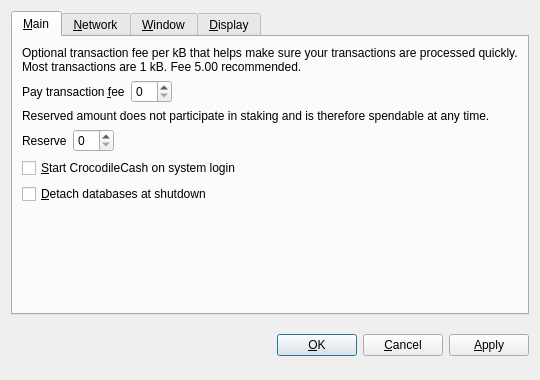
<?xml version="1.0" encoding="UTF-8"?>
<ui version="4.0">
 <class>OptionsDialog</class>
 <widget class="QDialog" name="OptionsDialog">
  <property name="geometry">
   <rect>
    <x>0</x>
    <y>0</y>
    <width>540</width>
    <height>380</height>
   </rect>
  </property>
  <property name="windowTitle">
   <string>Options</string>
  </property>
  <property name="modal">
   <bool>true</bool>
  </property>
  <layout class="QVBoxLayout" name="verticalLayout">
   <item>
    <widget class="QTabWidget" name="tabWidget">
     <property name="tabPosition">
      <enum>QTabWidget::North</enum>
     </property>
     <property name="currentIndex">
      <number>0</number>
     </property>
     <widget class="QWidget" name="tabMain">
      <attribute name="title">
       <string>&amp;Main</string>
      </attribute>
      <layout class="QVBoxLayout" name="verticalLayout_Main">
       <item>
        <widget class="QLabel" name="transactionFeeInfoLabel">
         <property name="text">
          <string>Optional transaction fee per kB that helps make sure your transactions are processed quickly. Most transactions are 1 kB. Fee 5.00 recommended.</string>
         </property>
         <property name="textFormat">
          <enum>Qt::PlainText</enum>
         </property>
         <property name="wordWrap">
          <bool>true</bool>
         </property>
        </widget>
       </item>
       <item>
        <layout class="QHBoxLayout" name="horizontalLayoutFee">
         <item>
          <widget class="QLabel" name="transactionFeeLabel">
           <property name="text">
            <string>Pay transaction &amp;fee</string>
           </property>
           <property name="textFormat">
            <enum>Qt::PlainText</enum>
           </property>
           <property name="buddy">
            <cstring>transactionFee</cstring>
           </property>
          </widget>
         </item>
         <item>
          <widget class="BitcoinAmountField" name="transactionFee"/>
         </item>
         <item>
          <spacer name="horizontalSpacerFee">
           <property name="orientation">
            <enum>Qt::Horizontal</enum>
           </property>
           <property name="sizeHint" stdset="0">
            <size>
             <width>40</width>
             <height>20</height>
            </size>
           </property>
          </spacer>
         </item>
        </layout>
       </item>
       <item>
        <widget class="QLabel" name="reserveBalanceInfoLabel">
         <property name="text">
          <string>Reserved amount does not participate in staking and is therefore spendable at any time.</string>
         </property>
         <property name="textFormat">
          <enum>Qt::PlainText</enum>
         </property>
         <property name="wordWrap">
          <bool>true</bool>
         </property>
        </widget>
       </item>
       <item>
        <layout class="QHBoxLayout" name="horizontalLayoutReserveBalance">
         <item>
          <widget class="QLabel" name="reserveBalanceLabel">
           <property name="text">
            <string>Reserve</string>
           </property>
           <property name="textFormat">
            <enum>Qt::PlainText</enum>
           </property>
           <property name="buddy">
            <cstring>reserveBalance</cstring>
           </property>
          </widget>
         </item>
         <item>
          <widget class="BitcoinAmountField" name="reserveBalance"/>
         </item>
         <item>
          <spacer name="horizontalSpacerReserveBalance">
           <property name="orientation">
            <enum>Qt::Horizontal</enum>
           </property>
           <property name="sizeHint" stdset="0">
            <size>
             <width>40</width>
             <height>20</height>
            </size>
           </property>
          </spacer>
         </item>
        </layout>
       </item>
       <item>
        <widget class="QCheckBox" name="bitcoinAtStartup">
         <property name="toolTip">
          <string>Automatically start CrocodileCash after logging in to the system.</string>
         </property>
         <property name="text">
          <string>&amp;Start CrocodileCash on system login</string>
         </property>
        </widget>
       </item>
       <item>
        <widget class="QCheckBox" name="detachDatabases">
         <property name="toolTip">
          <string>Detach block and address databases at shutdown. This means they can be moved to another data directory, but it slows down shutdown. The wallet is always detached.</string>
         </property>
         <property name="text">
          <string>&amp;Detach databases at shutdown</string>
         </property>
        </widget>
       </item>
       <item>
        <spacer name="verticalSpacer_Main">
         <property name="orientation">
          <enum>Qt::Vertical</enum>
         </property>
         <property name="sizeHint" stdset="0">
          <size>
           <width>20</width>
           <height>40</height>
          </size>
         </property>
        </spacer>
       </item>
      </layout>
     </widget>
     <widget class="QWidget" name="tabNetwork">
      <attribute name="title">
       <string>&amp;Network</string>
      </attribute>
      <layout class="QVBoxLayout" name="verticalLayout_Network">
       <item>
        <widget class="QCheckBox" name="mapPortUpnp">
         <property name="toolTip">
          <string>Automatically open the CrocodileCash client port on the router. This only works when your router supports UPnP and it is enabled.</string>
         </property>
         <property name="text">
          <string>Map port using &amp;UPnP</string>
         </property>
        </widget>
       </item>
       <item>
        <widget class="QCheckBox" name="connectSocks">
         <property name="toolTip">
          <string>Connect to the CrocodileCash network through a SOCKS proxy (e.g. when connecting through Tor).</string>
         </property>
         <property name="text">
          <string>&amp;Connect through SOCKS proxy:</string>
         </property>
        </widget>
       </item>
       <item>
        <layout class="QHBoxLayout" name="horizontalLayout_Network">
         <item>
          <widget class="QLabel" name="proxyIpLabel">
           <property name="text">
            <string>Proxy &amp;IP:</string>
           </property>
           <property name="textFormat">
            <enum>Qt::PlainText</enum>
           </property>
           <property name="buddy">
            <cstring>proxyIp</cstring>
           </property>
          </widget>
         </item>
         <item>
          <widget class="QValidatedLineEdit" name="proxyIp">
           <property name="maximumSize">
            <size>
             <width>140</width>
             <height>16777215</height>
            </size>
           </property>
           <property name="toolTip">
            <string>IP address of the proxy (e.g. 127.0.0.1)</string>
           </property>
          </widget>
         </item>
         <item>
          <widget class="QLabel" name="proxyPortLabel">
           <property name="text">
            <string>&amp;Port:</string>
           </property>
           <property name="textFormat">
            <enum>Qt::PlainText</enum>
           </property>
           <property name="buddy">
            <cstring>proxyPort</cstring>
           </property>
          </widget>
         </item>
         <item>
          <widget class="QLineEdit" name="proxyPort">
           <property name="maximumSize">
            <size>
             <width>55</width>
             <height>16777215</height>
            </size>
           </property>
           <property name="toolTip">
            <string>Port of the proxy (e.g. 9050)</string>
           </property>
          </widget>
         </item>
         <item>
          <widget class="QLabel" name="socksVersionLabel">
           <property name="text">
            <string>SOCKS &amp;Version:</string>
           </property>
           <property name="textFormat">
            <enum>Qt::PlainText</enum>
           </property>
           <property name="buddy">
            <cstring>socksVersion</cstring>
           </property>
          </widget>
         </item>
         <item>
          <widget class="QValueComboBox" name="socksVersion">
           <property name="toolTip">
            <string>SOCKS version of the proxy (e.g. 5)</string>
           </property>
          </widget>
         </item>
         <item>
          <spacer name="horizontalSpacer_Network">
           <property name="orientation">
            <enum>Qt::Horizontal</enum>
           </property>
           <property name="sizeHint" stdset="0">
            <size>
             <width>40</width>
             <height>20</height>
            </size>
           </property>
          </spacer>
         </item>
        </layout>
       </item>
       <item>
        <spacer name="verticalSpacer_Network">
         <property name="orientation">
          <enum>Qt::Vertical</enum>
         </property>
         <property name="sizeHint" stdset="0">
          <size>
           <width>20</width>
           <height>40</height>
          </size>
         </property>
        </spacer>
       </item>
      </layout>
     </widget>
     <widget class="QWidget" name="tabWindow">
      <attribute name="title">
       <string>&amp;Window</string>
      </attribute>
      <layout class="QVBoxLayout" name="verticalLayout_Window">
       <item>
        <widget class="QCheckBox" name="minimizeToTray">
         <property name="toolTip">
          <string>Show only a tray icon after minimizing the window.</string>
         </property>
         <property name="text">
          <string>&amp;Minimize to the tray instead of the taskbar</string>
         </property>
        </widget>
       </item>
       <item>
        <widget class="QCheckBox" name="minimizeOnClose">
         <property name="toolTip">
          <string>Minimize instead of exit the application when the window is closed. When this option is enabled, the application will be closed only after selecting Quit in the menu.</string>
         </property>
         <property name="text">
          <string>M&amp;inimize on close</string>
         </property>
        </widget>
       </item>
       <item>
        <spacer name="verticalSpacer_Window">
         <property name="orientation">
          <enum>Qt::Vertical</enum>
         </property>
         <property name="sizeHint" stdset="0">
          <size>
           <width>20</width>
           <height>40</height>
          </size>
         </property>
        </spacer>
       </item>
      </layout>
     </widget>
     <widget class="QWidget" name="tabDisplay">
      <attribute name="title">
       <string>&amp;Display</string>
      </attribute>
      <layout class="QVBoxLayout" name="verticalLayout_Display">
       <item>
        <layout class="QHBoxLayout" name="horizontalLayout_1_Display">
         <item>
          <widget class="QLabel" name="langLabel">
           <property name="text">
            <string>User Interface &amp;language:</string>
           </property>
           <property name="textFormat">
            <enum>Qt::PlainText</enum>
           </property>
           <property name="buddy">
            <cstring>lang</cstring>
           </property>
          </widget>
         </item>
         <item>
          <widget class="QValueComboBox" name="lang">
           <property name="toolTip">
            <string>The user interface language can be set here. This setting will take effect after restarting CrocodileCash.</string>
           </property>
          </widget>
         </item>
        </layout>
       </item>
       <item>
        <layout class="QHBoxLayout" name="horizontalLayout_2_Display">
         <item>
          <widget class="QLabel" name="unitLabel">
           <property name="text">
            <string>&amp;Unit to show amounts in:</string>
           </property>
           <property name="textFormat">
            <enum>Qt::PlainText</enum>
           </property>
           <property name="buddy">
            <cstring>unit</cstring>
           </property>
          </widget>
         </item>
         <item>
          <widget class="QValueComboBox" name="unit">
           <property name="toolTip">
            <string>Choose the default subdivision unit to show in the interface and when sending coins.</string>
           </property>
          </widget>
         </item>
        </layout>
       </item>
       <item>
        <widget class="QCheckBox" name="displayAddresses">
         <property name="toolTip">
          <string>Whether to show CrocodileCash addresses in the transaction list or not.</string>
         </property>
         <property name="text">
          <string>&amp;Display addresses in transaction list</string>
         </property>
        </widget>
       </item>
       <item>
        <widget class="QCheckBox" name="coinControlFeatures">
         <property name="toolTip">
          <string>Whether to show coin control features or not.</string>
         </property>
         <property name="text">
          <string>Display coin &amp;control features (experts only!)</string>
         </property>
        </widget>
       </item>
       <item>
        <spacer name="verticalSpacer_Display">
         <property name="orientation">
          <enum>Qt::Vertical</enum>
         </property>
         <property name="sizeHint" stdset="0">
          <size>
           <width>20</width>
           <height>40</height>
          </size>
         </property>
        </spacer>
       </item>
      </layout>
     </widget>
    </widget>
   </item>
   <item>
    <layout class="QHBoxLayout" name="horizontalLayout_Buttons">
     <item>
      <spacer name="horizontalSpacer_1">
       <property name="orientation">
        <enum>Qt::Horizontal</enum>
       </property>
       <property name="sizeHint" stdset="0">
        <size>
         <width>40</width>
         <height>48</height>
        </size>
       </property>
      </spacer>
     </item>
     <item>
      <widget class="QLabel" name="statusLabel">
       <property name="font">
        <font>
         <weight>75</weight>
         <bold>true</bold>
        </font>
       </property>
       <property name="text">
        <string/>
       </property>
       <property name="textFormat">
        <enum>Qt::PlainText</enum>
       </property>
       <property name="wordWrap">
        <bool>true</bool>
       </property>
      </widget>
     </item>
     <item>
      <spacer name="horizontalSpacer_2">
       <property name="orientation">
        <enum>Qt::Horizontal</enum>
       </property>
       <property name="sizeHint" stdset="0">
        <size>
         <width>40</width>
         <height>48</height>
        </size>
       </property>
      </spacer>
     </item>
     <item>
      <widget class="QPushButton" name="okButton">
       <property name="text">
        <string>&amp;OK</string>
       </property>
      </widget>
     </item>
     <item>
      <widget class="QPushButton" name="cancelButton">
       <property name="text">
        <string>&amp;Cancel</string>
       </property>
       <property name="autoDefault">
        <bool>false</bool>
       </property>
      </widget>
     </item>
     <item>
      <widget class="QPushButton" name="applyButton">
       <property name="text">
        <string>&amp;Apply</string>
       </property>
       <property name="autoDefault">
        <bool>false</bool>
       </property>
      </widget>
     </item>
    </layout>
   </item>
  </layout>
 </widget>
 <customwidgets>
  <customwidget>
   <class>BitcoinAmountField</class>
   <extends>QSpinBox</extends>
   <header>bitcoinamountfield.h</header>
  </customwidget>
  <customwidget>
   <class>QValueComboBox</class>
   <extends>QComboBox</extends>
   <header>qvaluecombobox.h</header>
  </customwidget>
  <customwidget>
   <class>QValidatedLineEdit</class>
   <extends>QLineEdit</extends>
   <header>qvalidatedlineedit.h</header>
  </customwidget>
 </customwidgets>
 <resources/>
 <connections/>
</ui>
